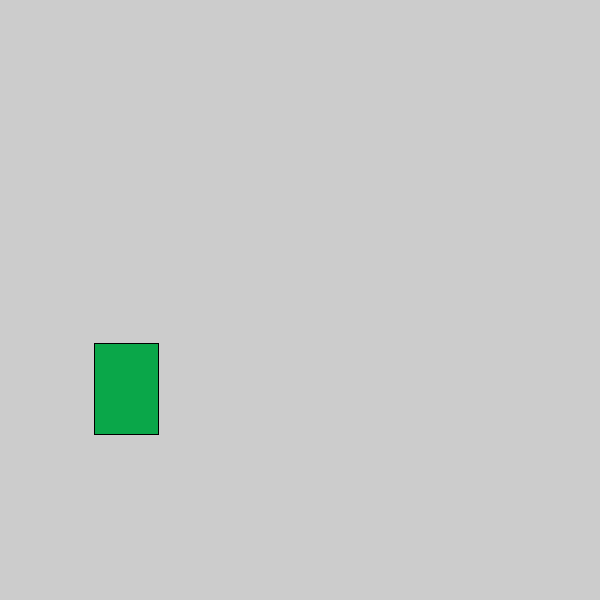
Frame 1 (no input)
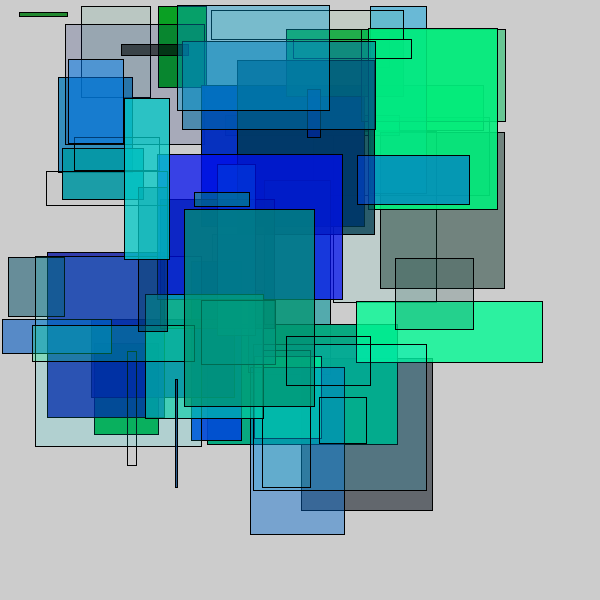
Frame 60 (the mouse pressed at the canvas centre just before this capture)
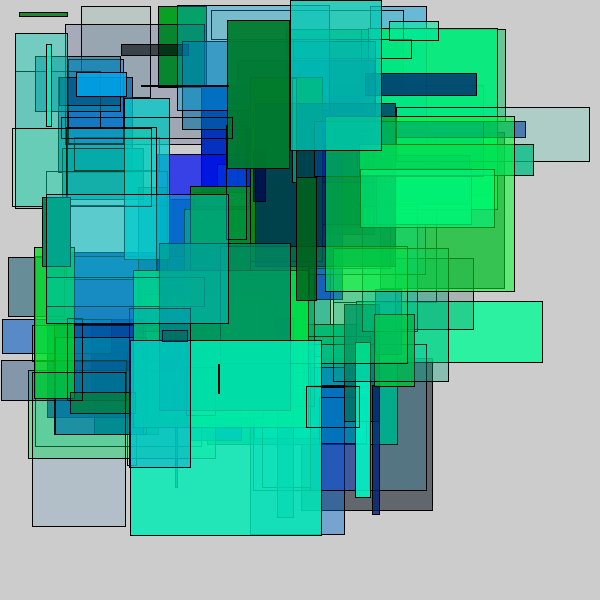
Frame 120 (the mouse held since frame 60 and released just before this capture)

The Processing sketch that drew these frames (run headless with seeded random() and noise(); from frame 60 on, the mouse is pressed at the canvas centre):

// Processing sketch: Practice_2_3
// ── Practice_2_3.pde
void setup() {
  size(600,600);
}
void draw(){
  fill(0,random(256),random(256),random(256));
rect(random(width-200),random(height-200),random(200),random(200));}
